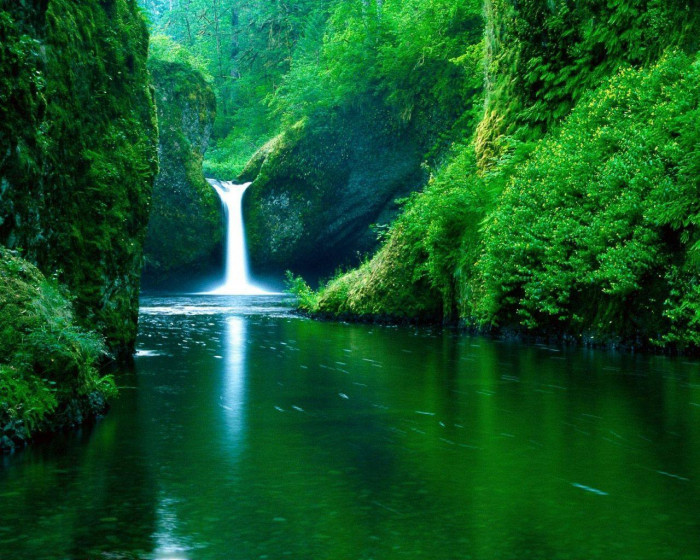
#> input picture nature.jpg, 700 x 560 px
$ jupyter execute 'LGM-VIP-Task 4.ipynb'
#> lines starting #> are read from the running program, lines starting #| are printed output that depends on the picture
**LetSGrowMore
Code written by: Shubham Kurunkar**

**TASK-Image to Pencil Sketch**

[cell 1]
import cv2

**Original Image**

[cell 2]
image = cv2.imread("nature.jpg",1)
#> image is the input picture: shape (560, 700, 3); mean B, G, R 38.8, 86.1, 18.4
cv2.imshow("Nature", image)
cv2.waitKey(0)

**Graysacle Image**

[cell 3]
gray_image = cv2.cvtColor(image, cv2.COLOR_BGR2GRAY)
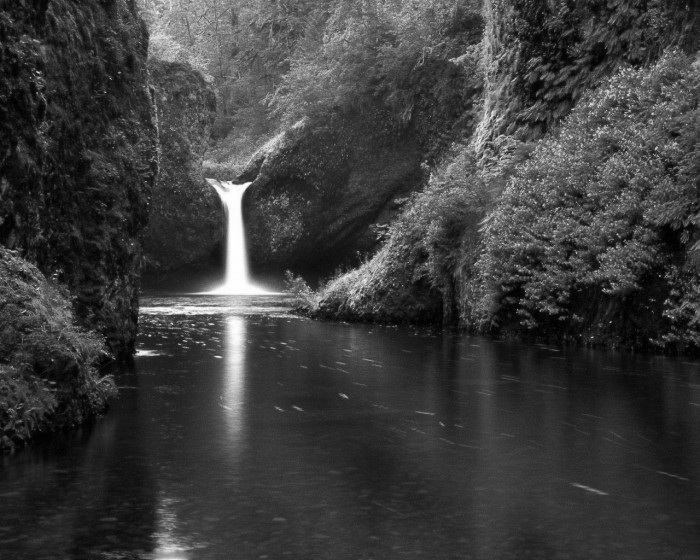
#> gray_image: shape (560, 700); min 0, max 255, mean 60.5
cv2.imshow("Grey Nature", gray_image)
cv2.waitKey(0)

**Inverted Image**

[cell 4]
inverted_image = 255 - gray_image
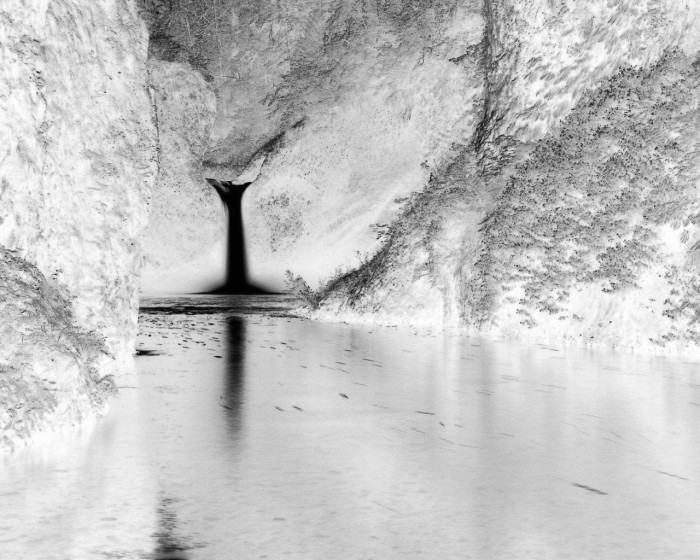
#> inverted_image: shape (560, 700); min 0, max 255, mean 194.5
cv2.imshow("Inverted", inverted_image)
cv2.waitKey()

**Blurred Image**

[cell 5]
blurred = cv2.GaussianBlur(inverted_image, (21, 21), 0)
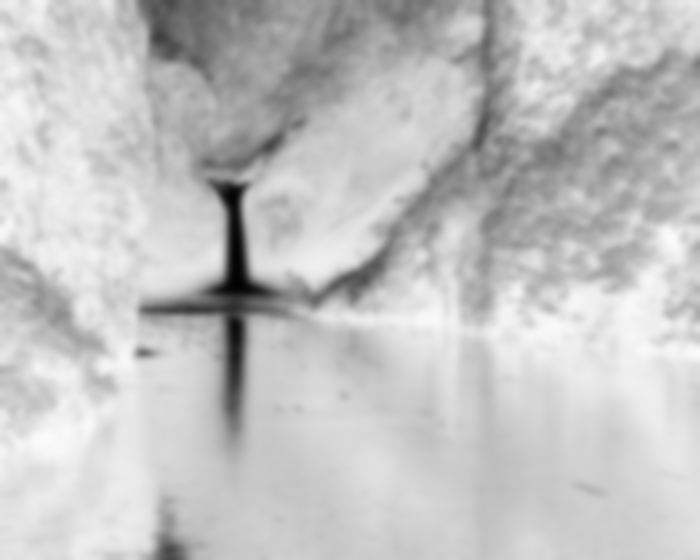
#> blurred: shape (560, 700); min 1, max 251, mean 194.5

[cell 6]
inverted_blurred = 255 - blurred
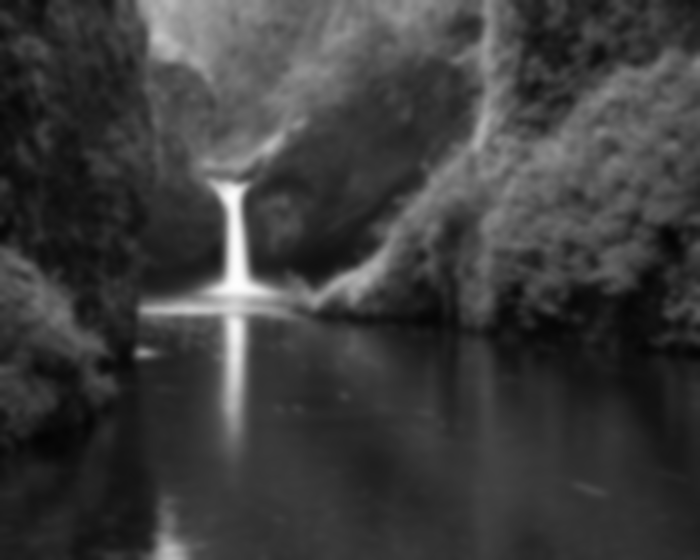
#> inverted_blurred: shape (560, 700); min 4, max 254, mean 60.5
pencil_sketch = cv2.divide(gray_image, inverted_blurred, scale=256.0)
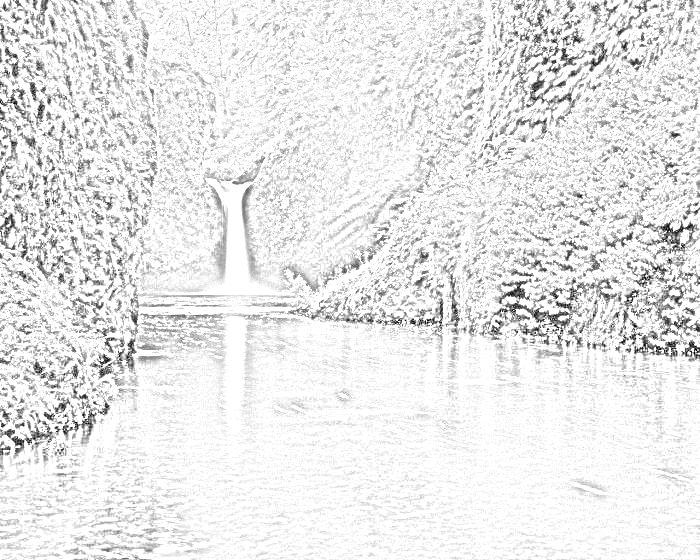
#> pencil_sketch: shape (560, 700); min 0, max 255, mean 232.2
cv2.imshow("Sketch", pencil_sketch)
cv2.waitKey(0)
